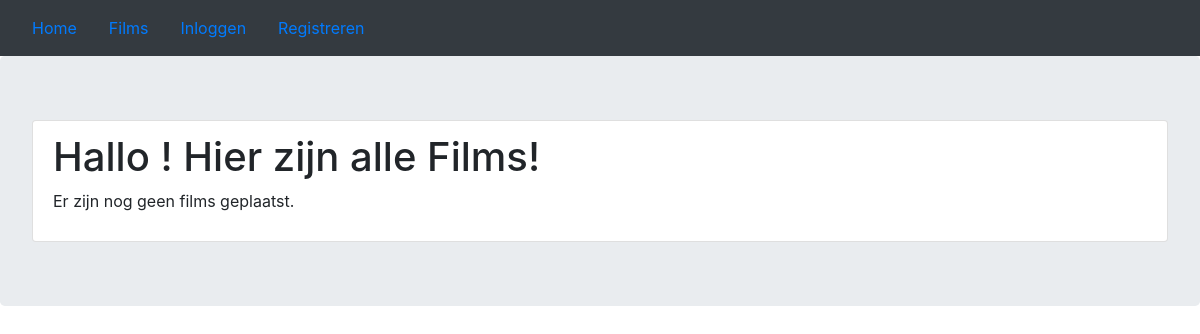
/films, run on an earlier commit of the app's database.
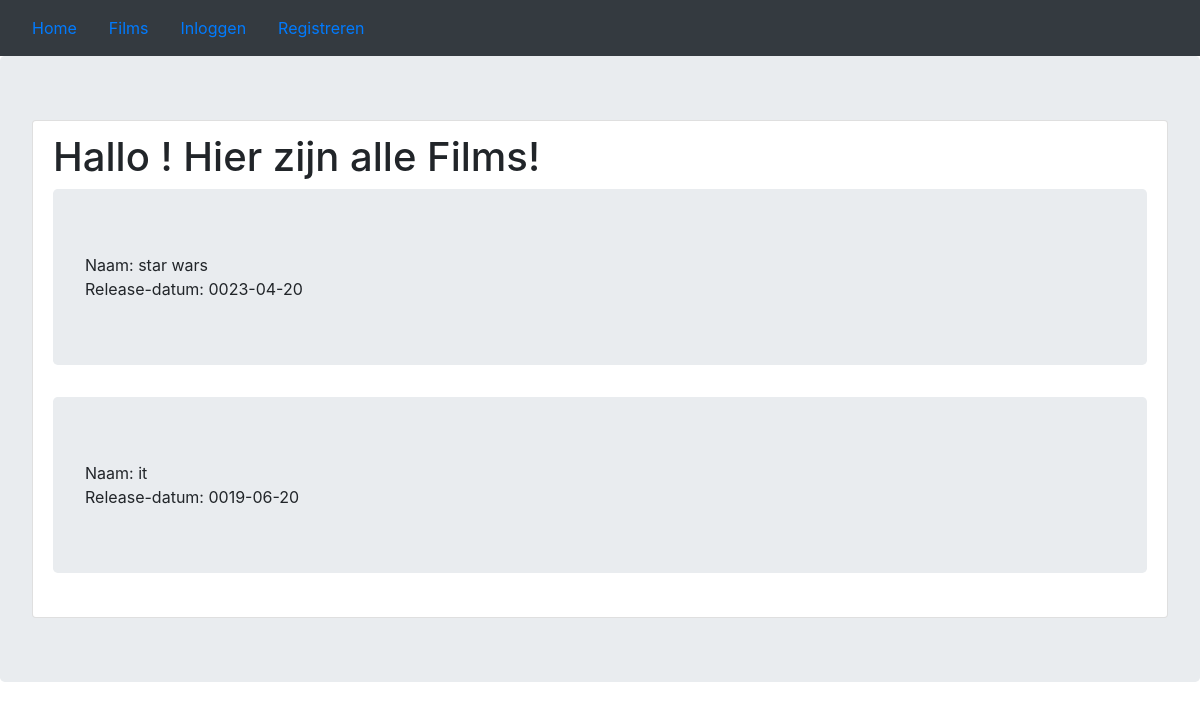
And on a later commit of the database.
### mijnproject/models.py (models this page shows, shortened)
class Film(db.Model):
    __tablename__ = 'Film'
    id = db.Column(db.Integer, primary_key=True)
    titel = db.Column(db.String(64), index=True)
    datum = db.Column(db.Date)
    rating = db.Column(db.Integer)
    citaten = db.Column(db.String, index=True)
    rol = db.relationship('rol', backref=db.backref('film', lazy=True))

### app.py (the view)
@app.route('/films')
def films():
    films = Film.query.all()
    return render_template('films.html', films=films)

### mijnproject/templates/films.html
{% extends "base.html" %}
{% block content %}
<div class="jumbotron">
    <li class="list-group-item">
<h1>Hallo {{ current_user.username }}! Hier zijn alle Films!</h1>
{% if films|length %}
        {% for film in films %}
            <div class="jumbotron">
                Naam: {{ film.titel }} </br>
                Release-datum: {{ film.datum }} </br>
            </div>
        {% endfor %}
{% else %}
    <div>
        <p>Er zijn nog geen films geplaatst.</p>
    </div>
{% endif %}
    </li>
</div>
{% endblock %}

### mijnproject/templates/base.html (shortened to what this page needs)
<!DOCTYPE html>
<html>
<head>
    <link rel="stylesheet" href="https://maxcdn.bootstrapcdn.com/bootstrap/4.0.0/css/bootstrap.min.css">
</head>
<body>
<nav class="navbar navbar-expand-lg navbar-dark bg-dark">
    <div class="collapse navbar-collapse" id="navbarNav">
        <ul class="nav">
            <li class="nav-item">
               <a class="nav-link" href="{{ url_for('home') }}">Home</a>
            </li>
            <li class="nav-item">
               <a class="nav-link" href="{{ url_for('films') }}">Films</a>
            </li>
            {% if current_user.is_authenticated %}
            <li class="nav-link">
                <a href="{{ url_for('acteur_toevoegen') }}">Acteur Toevoegen</a>
            </li>
            <li class="nav-link">
                <a href="{{ url_for('film_toevoegen') }}">Film Toevoegen</a>
            </li>
            <li class="nav-link"><a href="{{ url_for('logout') }}">Uitloggen</a></li>
            {% else %}
            <li class="nav-link"><a href="{{ url_for('login') }}">Inloggen</a></li>
            <li class="nav-link"><a href="{{ url_for('register') }}">Registreren</a></li>
            {% endif %}
        </ul>
    </div>
</nav>
{% block content %}
{% endblock %}
</body>
</html>

What changed in the data, as far as the page shows it:
added Film: titel "star wars", datum "0023-04-20"
added Film: titel "it", datum "0019-06-20"
Also different on the page:
text no longer shown: "Er zijn nog geen films geplaatst."
